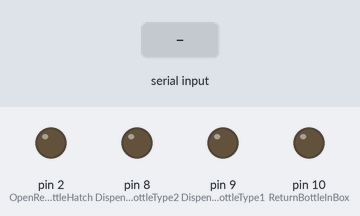
The sketch below on a simulated Arduino Uno, built with avr-gcc and run on an emulated ATmega328P. Shown: output pins drawn as LEDs (lit = HIGH). The inputs (shaded band) are chosen by the test bench.

Above: at 1.2 s.
1.3 s: "1" received over Serial
At 2.1 s:
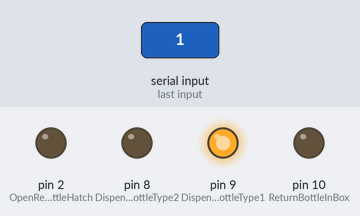
3.8 s: "2" received over Serial
At 4.5 s:
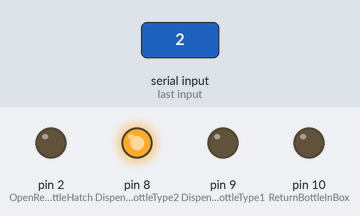
6.3 s: "E" received over Serial
At 7.1 s:
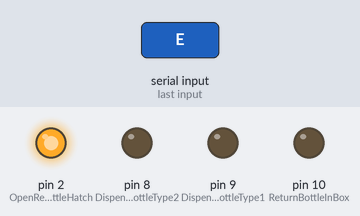
8.8 s: "F" received over Serial
At 9.5 s:
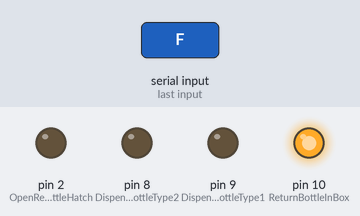
Timing chart, 0 to 11.8 s (numbered marks = the images above; inputs shaded):
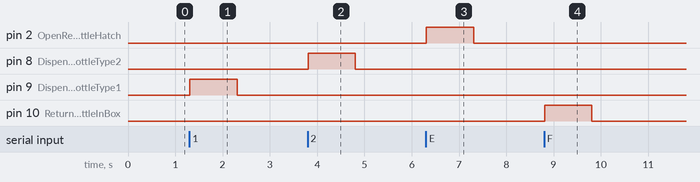

Measured:
- after the input at 1.3 s, pin 9 (DispenseBottleType1): LOW → HIGH at once, → LOW 1.0 s later
- after the input at 3.8 s, pin 8 (DispenseBottleType2): LOW → HIGH at once, → LOW 1.0 s later
- after the input at 6.3 s, pin 2 (OpenReturnBottleHatch): LOW → HIGH at once, → LOW 1.0 s later
- after the input at 8.8 s, pin 10 (ReturnBottleInBox): LOW → HIGH at once, → LOW 1.0 s later

The sketch:

VendingMachine_arduino.ino
```cpp
const int DispenseBottleType1 = 9;     //variables and pins for controlling motors       Tablet app <<< ----- RS232 ---->>> Arduino IO kortti
const int DispenseBottleType2 = 8;
const int OpenReturnBottleHatch = 2;
const int ReturnBottleInBox = 10;

//status report bits
int FullBottleHatchOpen = 11;
int ReturnBottleInOk = 12;
int motorAlarmpin = 7;
int FullBottle1Empty = 5;
int FullBottle2Empty = 4;
int ReturnBottleBoxFull = 3;

char ctrlInput;          //variable for Serial input & output data
char StatusReport = 0;    //variables for Status reporting

void setup() {
//
Serial.begin(115200);       //Start the serial monitor at 115200 baud
pinMode(DispenseBottleType1,OUTPUT);    //set pin modes
pinMode(DispenseBottleType2,OUTPUT);
pinMode(OpenReturnBottleHatch,OUTPUT);
pinMode(ReturnBottleInBox, OUTPUT);
pinMode(motorAlarmpin,INPUT);
pinMode(FullBottleHatchOpen, INPUT);
pinMode(ReturnBottleInOk, INPUT);
pinMode(FullBottle1Empty, INPUT);
pinMode(FullBottle2Empty, INPUT);
pinMode(ReturnBottleBoxFull, INPUT);

digitalWrite(DispenseBottleType1, LOW);  //set both motor pins LOW in the startup
digitalWrite(DispenseBottleType2, LOW);
digitalWrite(OpenReturnBottleHatch, LOW);
digitalWrite(ReturnBottleInBox, LOW);
}

void loop() {
 // ReceiveSerialData();
//  delay (500);
 if(Serial.available() > 0){
     delay(10); //delay for all data available in buffer. 1Byte 80us
    ctrlInput = Serial.read();        }     //if so, then read the incoming data.
     if(ctrlInput == '1' ){
      digitalWrite(DispenseBottleType1, HIGH);
      //dispenseBottle1();
      delay (1000);
      digitalWrite(DispenseBottleType1, LOW);}
     else if(ctrlInput == '2'){
      digitalWrite(DispenseBottleType2, HIGH);
      delay (1000);
      digitalWrite(DispenseBottleType2, LOW);}
     else if(ctrlInput == 'E'){
      digitalWrite(OpenReturnBottleHatch, HIGH);
      delay (1000);
      digitalWrite(OpenReturnBottleHatch, LOW);}
     else if(ctrlInput == 'F'){
      digitalWrite(ReturnBottleInBox, HIGH);
      delay (1000);
      digitalWrite(ReturnBottleInBox, LOW);}
     else if(ctrlInput == '7'){
      CheckAlarmStatus(); }
     else if(ctrlInput == 'B'){
      CheckInfoStatus(); }
  ctrlInput = 0;

}
void CheckInfoStatus(){
     if (digitalRead(ReturnBottleInOk) == 1){
        StatusReport = 'C';}
        else {StatusReport = '0';}
      Serial.write(StatusReport);
}
void CheckAlarmStatus(){
     if (digitalRead(ReturnBottleBoxFull) == 1){
        StatusReport = 'A';}
     else if (digitalRead(motorAlarmpin)==1){
        StatusReport = '5';}
     else if (digitalRead(FullBottleHatchOpen)==1){
        StatusReport = '6';}
     else if (digitalRead(FullBottle1Empty)==1){
        StatusReport = '8';}
     else if (digitalRead(FullBottle2Empty)==1){
        StatusReport = '9';}
     else {StatusReport = '0';}
      Serial.write(StatusReport);
}
```
